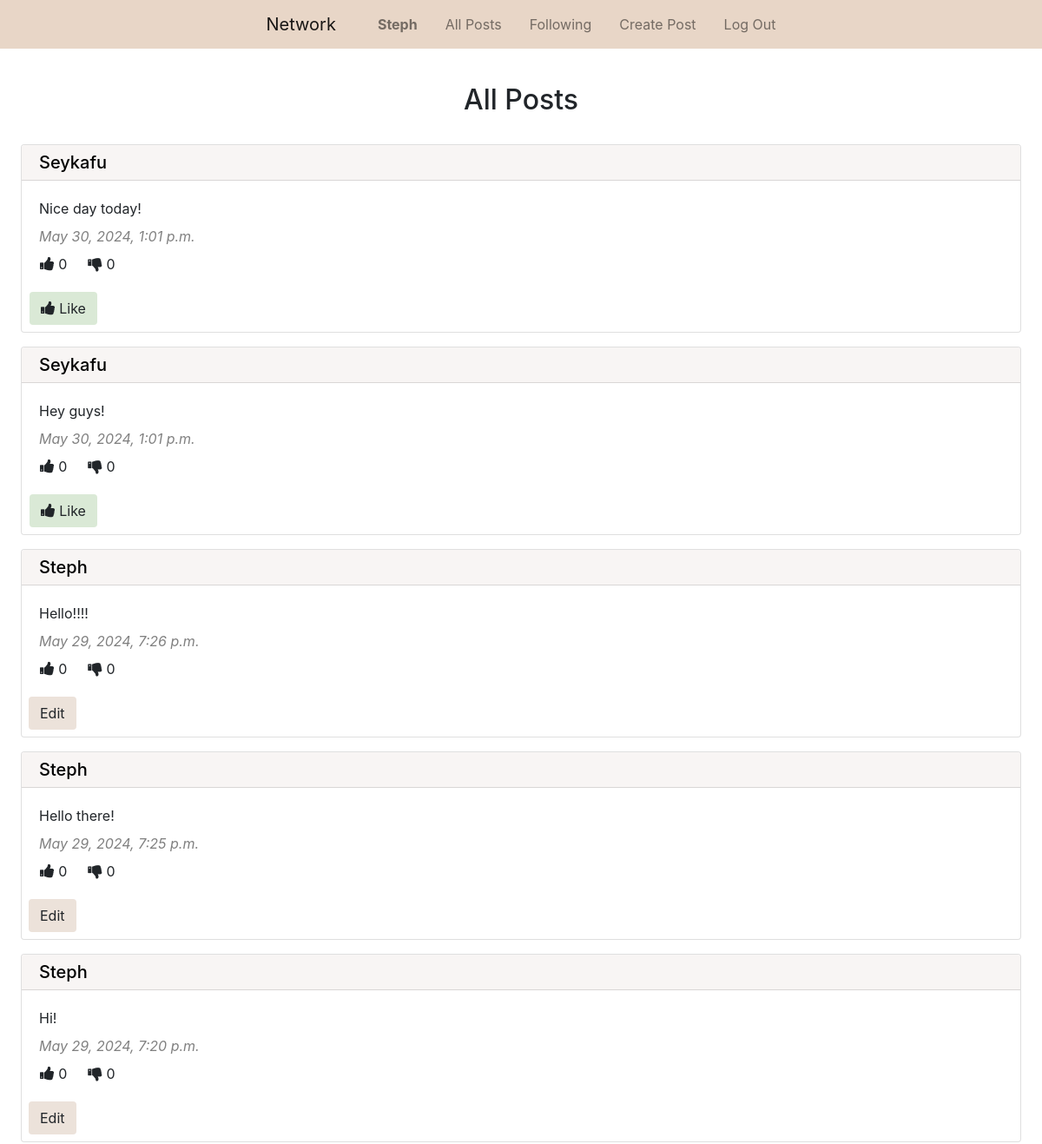
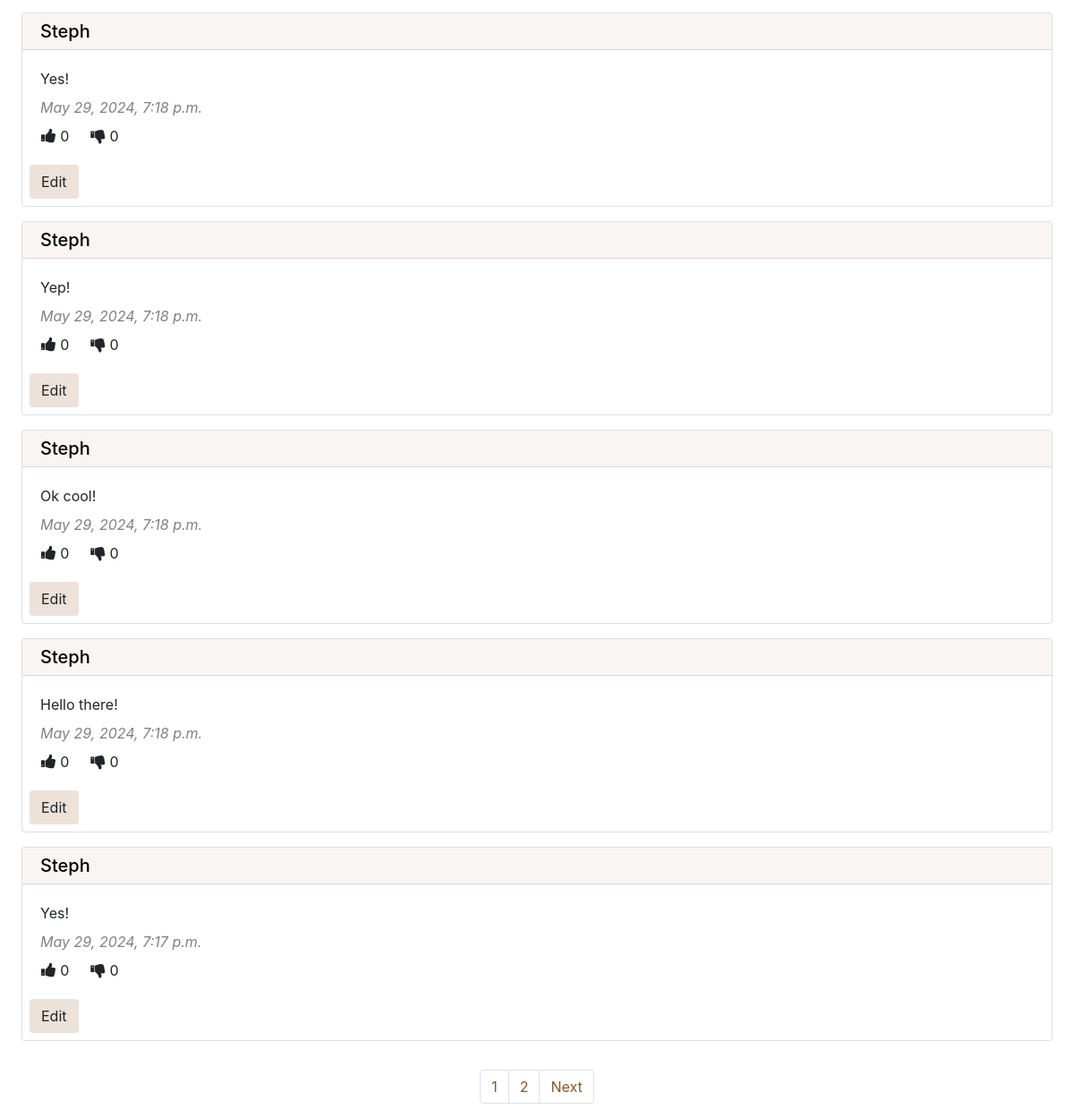
/ (signed in), run on the app's committed database (2 pictures, top to bottom).
### network/models.py (models this page shows, shortened)
class User(AbstractUser):
    pass

class Post(models.Model):
    content = models.CharField(max_length=300)
    user = models.ForeignKey(User, on_delete=models.CASCADE, related_name="post_user")
    date_time = models.DateTimeField(auto_now_add=True)

### network/views.py (the view)
# urls.py: path("", views.index, name="index"),
def index(request):
    all_posts = Post.objects.all().order_by("id").reverse()
    all_likes = Like.objects.all()
    your_liked_post_ids = []
    try:
        for like in all_likes:
            if like.user.id == request.user.id:
                your_liked_post_ids.append(like.post.id)
    except:
        your_liked_post_ids = []
    paginator = Paginator(all_posts, 10)
    page_number = request.GET.get("page")
    page_posts = paginator.get_page(page_number)
    return render(request, "network/index.html", {
        "page_posts": page_posts,
        "your_liked_post_ids": your_liked_post_ids
    })

### network/templates/network/index.html (shortened to what this page needs)
{% extends "network/layout.html" %}
{% block body %}
    <h2 class="px-5 pt-4 pb-3 mt-3 text-center">All Posts</h2>
    {% for post in page_posts %}
        <div class="px-4 py-2">
            <div class="card">
                <h5 class="card-header bg-brown pt-2 pb-2"><a class="blacklink" href="{% url 'profile' user_id=post.user.id %}">{{ post.user.username | capfirst }}</a></h5>
                <div class="card-body">
                    <p class="card-text mt-0 mb-2" id="content_{{ post.id }}">{{ post.content }}</p>
                    <p class="card-text grey mt-2 mb-1"><i>{{ post.date_time }}</i></p>
                    <div class="row pl-3 mt-2">
                        <div class="pr-4">
                            <i class="fa fa-thumbs-up" style="font-size:18px"></i> {{ post.like_post.count }}
                        </div>
                        <div>
                            <i class="fa fa-thumbs-down" style="font-size:18px"></i> 0
                        </div>
                    </div>
                </div>
                {% if user.is_authenticated %}
                    {% if user == post.user %}
                        <div class="d-flex justify-content-aroud pl-2 pb-2">
                            <button type="button" class="btn btn-brown" data-toggle="modal" data-target="#edit_modal">Edit</button>
                        </div>
                    {% else %}
                        {% if post.id in your_liked_post_ids %}
                            <div class="row d-flex justify-content-aroud pl-4 pb-2">
                                <button type="button" class="btn btn-like mr-2" onclick="like_handler({{ post.id }}, {{ your_liked_post_ids }})" id="{{ post.id }}">
                                    <i class="fa fa-thumbs-up" style="font-size:18px"></i> Remove Like
                                </button>
                            </div>
                        {% else %}
                            <div class="row d-flex justify-content-aroud pl-4 pb-2"m>
                                <button type="button" class="btn btn-like mr-2" onclick="like_handler({{ post.id }}, {{ your_liked_post_ids }})" id="{{ post.id }}">
                                    <i class="fa fa-thumbs-up" style="font-size:18px"></i> Like
                                </button>
                            </div>
                        {% endif %}
                    {% endif %}
                {% endif %}
            </div>
        </div>
    {% endfor %}
    <br>
    <nav aria-label="Page navigation">
        <ul class="pagination d-flex justify-content-center">
            {% for i in page_posts.paginator.page_range %}
                <li class="page-item"><a class="page-link brown-text" href="?page={{ i }}">{{ i }}</a></li>
            {% endfor %}
            {% if page_posts.has_next %}
                <li class="page-item"><a class="page-link brown-text" href="?page={{ page_posts.next_page_number }}">Next</a></li>
            {% endif %}
        </ul>
      </nav>
{% endblock %}

### network/templates/network/layout.html (shortened to what this page needs)
{% load static %}
<!DOCTYPE html>
<html lang="en">
    <head>
        <link rel="stylesheet" href="https://stackpath.bootstrapcdn.com/bootstrap/4.4.1/css/bootstrap.min.css">
        <link rel="stylesheet" href="https://cdnjs.cloudflare.com/ajax/libs/font-awesome/4.7.0/css/font-awesome.min.css">
        <link href="{% static 'network/styles.css' %}" rel="stylesheet">
    </head>
    <body>
        <nav class="navbar navbar-expand-lg navbar-light bg-light justify-content-center">
            <a class="navbar-brand px-3" href="{% url 'index' %}">Network</a>
            <div>
              <ul class="navbar-nav mr-auto">
                {% if user.is_authenticated %}
                    <li class="nav-item">
                        <a class="nav-link px-3" href="{% url 'profile' user_id=user.id %}"><strong>{{ user.username | capfirst }}</strong></a>
                    </li>
                {% endif %}
                <li class="nav-item">
                  <a class="nav-link px-3" href="{% url 'index' %}">All Posts</a>
                </li>
                {% if user.is_authenticated %}
                    <li class="nav-item">
                        <a class="nav-link px-3" href="{% url 'following' %}">Following</a>
                    </li>
                    <li class="nav-item">
                        <a class="nav-link px-3" href="{% url 'create' %}">Create Post</a>
                    </li>
                    <li class="nav-item">
                        <a class="nav-link px-3" href="{% url 'logout' %}">Log Out</a>
                    </li>
                {% endif %}
              </ul>
            </div>
          </nav>
        <div class="body">
            {% block body %}
            {% endblock %}
        </div>
    </body>
</html>

### network/static/network/styles.css (style rules this page uses)
.btn-brown { background-color: #ECE2DA !important; }
.btn-like { background-color: #dae9d6 !important; }
.blacklink { color: black !important; }
.bg-light { background-color: #e8d6c7 !important; }
.bg-brown { background-color: #f8f5f4 !important; }
.brown-text { color: #8a5626 !important; }
.grey { color: grey !important; }

### data on the page
User: username "Steph"
Post: user.username "Seykafu", content "Nice day today!", date_time "May 30, 2024, 1:01 p.m.", like_post.count "0"
Post: user.username "Seykafu", content "Hey guys!", date_time "May 30, 2024, 1:01 p.m.", like_post.count "0"
Post: user.username "Steph", content "Hello!!!!", date_time "May 29, 2024, 7:26 p.m.", like_post.count "0"
Post: user.username "Steph", content "Hello there!", date_time "May 29, 2024, 7:25 p.m.", like_post.count "0"
Post: user.username "Steph", content "Hi!", date_time "May 29, 2024, 7:20 p.m.", like_post.count "0"
Post: user.username "Steph", content "Yes!", date_time "May 29, 2024, 7:18 p.m.", like_post.count "0"
Post: user.username "Steph", content "Yep!", date_time "May 29, 2024, 7:18 p.m.", like_post.count "0"
Post: user.username "Steph", content "Ok cool!", date_time "May 29, 2024, 7:18 p.m.", like_post.count "0"
Post: user.username "Steph", content "Hello there!", date_time "May 29, 2024, 7:18 p.m.", like_post.count "0"
Post: user.username "Steph", content "Yes!", date_time "May 29, 2024, 7:17 p.m.", like_post.count "0"

### other printed values
{{ i }} "1" "2"
